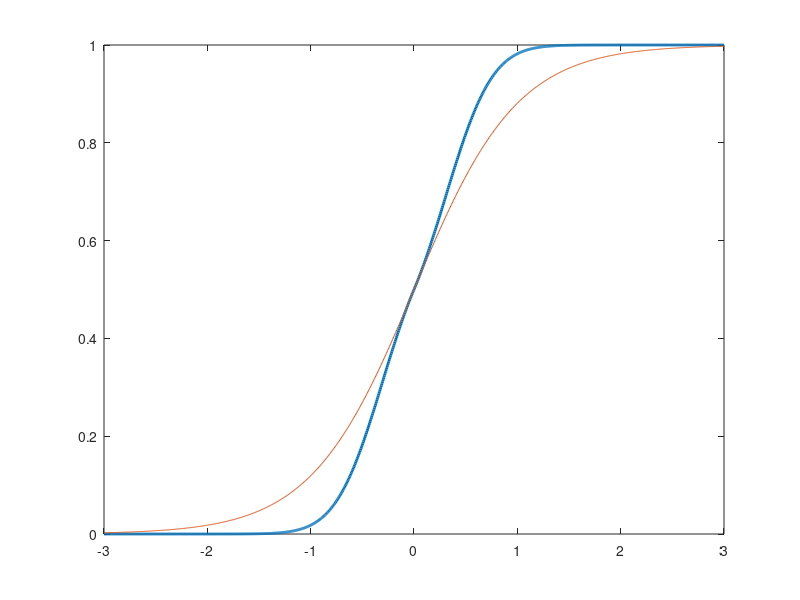

This figure's MATLAB source: (Note: this script raises an error after producing the figure.)
% Plot f(x) = 1 - 1/2.*tanh(sign(x).*(2*x + x.^2)) + 1  for x ∈ [-3, 3]

% --- Dense sampling (vectorized) ---
x = linspace(-3, 3, 1000);
f = 0.5 + 0.5 .* tanh(sign(x) .* (1 .* abs(x) + x.^2));

g = 0.5+0.5*tanh(x);

figure;
plot(x, f, 'LineWidth', 2);
hold on
plot(x,g)
hol doff
xlabel('x'); ylabel('f(x)');
grid on; xline(0, ':'); yline(0, ':');


